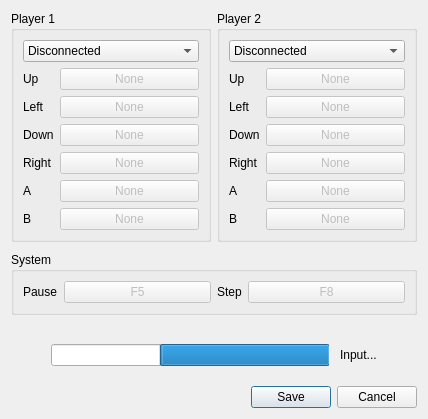
<?xml version="1.0" encoding="UTF-8"?>
<ui version="4.0">
 <class>SettingsInputsWindow</class>
 <widget class="QDialog" name="SettingsInputsWindow">
  <property name="enabled">
   <bool>true</bool>
  </property>
  <property name="geometry">
   <rect>
    <x>0</x>
    <y>0</y>
    <width>428</width>
    <height>419</height>
   </rect>
  </property>
  <property name="windowTitle">
   <string>Dialog</string>
  </property>
  <layout class="QVBoxLayout" name="verticalLayout_3">
   <item>
    <layout class="QHBoxLayout" name="mainLayout">
     <item>
      <widget class="QGroupBox" name="groupBox_player1">
       <property name="title">
        <string>Player 1</string>
       </property>
       <layout class="QVBoxLayout" name="verticalLayout_2">
        <item>
         <widget class="QComboBox" name="comboBox_Player1">
          <item>
           <property name="text">
            <string>Disconnected</string>
           </property>
          </item>
          <item>
           <property name="text">
            <string>Keyboard</string>
           </property>
          </item>
         </widget>
        </item>
        <item>
         <layout class="QFormLayout" name="formLayout">
          <item row="0" column="0">
           <widget class="QLabel" name="label_9">
            <property name="text">
             <string>Up</string>
            </property>
           </widget>
          </item>
          <item row="1" column="0">
           <widget class="QLabel" name="label_10">
            <property name="text">
             <string>Left</string>
            </property>
           </widget>
          </item>
          <item row="1" column="1">
           <widget class="QPushButton" name="pushButton_Left_Player1">
            <property name="enabled">
             <bool>false</bool>
            </property>
            <property name="text">
             <string>None</string>
            </property>
           </widget>
          </item>
          <item row="3" column="0">
           <widget class="QLabel" name="label_12">
            <property name="text">
             <string>Right</string>
            </property>
           </widget>
          </item>
          <item row="4" column="0">
           <widget class="QLabel" name="label_7">
            <property name="text">
             <string>A</string>
            </property>
           </widget>
          </item>
          <item row="5" column="0">
           <widget class="QLabel" name="label_11">
            <property name="text">
             <string>B</string>
            </property>
           </widget>
          </item>
          <item row="3" column="1">
           <widget class="QPushButton" name="pushButton_Right_Player1">
            <property name="enabled">
             <bool>false</bool>
            </property>
            <property name="text">
             <string>None</string>
            </property>
           </widget>
          </item>
          <item row="4" column="1">
           <widget class="QPushButton" name="pushButton_A_Player1">
            <property name="enabled">
             <bool>false</bool>
            </property>
            <property name="text">
             <string>None</string>
            </property>
           </widget>
          </item>
          <item row="5" column="1">
           <widget class="QPushButton" name="pushButton_B_Player1">
            <property name="enabled">
             <bool>false</bool>
            </property>
            <property name="text">
             <string>None</string>
            </property>
           </widget>
          </item>
          <item row="2" column="0">
           <widget class="QLabel" name="label_8">
            <property name="text">
             <string>Down</string>
            </property>
           </widget>
          </item>
          <item row="2" column="1">
           <widget class="QPushButton" name="pushButton_Down_Player1">
            <property name="enabled">
             <bool>false</bool>
            </property>
            <property name="text">
             <string>None</string>
            </property>
           </widget>
          </item>
          <item row="0" column="1">
           <widget class="QPushButton" name="pushButton_Up_Player1">
            <property name="enabled">
             <bool>false</bool>
            </property>
            <property name="text">
             <string>None</string>
            </property>
           </widget>
          </item>
         </layout>
        </item>
       </layout>
      </widget>
     </item>
     <item>
      <widget class="QGroupBox" name="groupBox_player2">
       <property name="enabled">
        <bool>true</bool>
       </property>
       <property name="title">
        <string>Player 2</string>
       </property>
       <layout class="QVBoxLayout" name="verticalLayout">
        <item>
         <widget class="QComboBox" name="comboBox_Player2">
          <item>
           <property name="text">
            <string>Disconnected</string>
           </property>
          </item>
          <item>
           <property name="text">
            <string>Keyboard</string>
           </property>
          </item>
         </widget>
        </item>
        <item>
         <layout class="QFormLayout" name="formLayout_2">
          <item row="0" column="0">
           <widget class="QLabel" name="label">
            <property name="text">
             <string>Up</string>
            </property>
           </widget>
          </item>
          <item row="0" column="1">
           <widget class="QPushButton" name="pushButton_Up_Player2">
            <property name="enabled">
             <bool>false</bool>
            </property>
            <property name="text">
             <string>None</string>
            </property>
           </widget>
          </item>
          <item row="1" column="0">
           <widget class="QLabel" name="label_2">
            <property name="text">
             <string>Left</string>
            </property>
           </widget>
          </item>
          <item row="1" column="1">
           <widget class="QPushButton" name="pushButton_Left_Player2">
            <property name="enabled">
             <bool>false</bool>
            </property>
            <property name="text">
             <string>None</string>
            </property>
           </widget>
          </item>
          <item row="2" column="0">
           <widget class="QLabel" name="label_4">
            <property name="text">
             <string>Down</string>
            </property>
           </widget>
          </item>
          <item row="2" column="1">
           <widget class="QPushButton" name="pushButton_Down_Player2">
            <property name="enabled">
             <bool>false</bool>
            </property>
            <property name="text">
             <string>None</string>
            </property>
           </widget>
          </item>
          <item row="3" column="0">
           <widget class="QLabel" name="label_3">
            <property name="text">
             <string>Right</string>
            </property>
           </widget>
          </item>
          <item row="3" column="1">
           <widget class="QPushButton" name="pushButton_Right_Player2">
            <property name="enabled">
             <bool>false</bool>
            </property>
            <property name="text">
             <string>None</string>
            </property>
           </widget>
          </item>
          <item row="4" column="0">
           <widget class="QLabel" name="label_6">
            <property name="text">
             <string>A</string>
            </property>
           </widget>
          </item>
          <item row="4" column="1">
           <widget class="QPushButton" name="pushButton_A_Player2">
            <property name="enabled">
             <bool>false</bool>
            </property>
            <property name="text">
             <string>None</string>
            </property>
           </widget>
          </item>
          <item row="5" column="0">
           <widget class="QLabel" name="label_5">
            <property name="text">
             <string>B</string>
            </property>
           </widget>
          </item>
          <item row="5" column="1">
           <widget class="QPushButton" name="pushButton_B_Player2">
            <property name="enabled">
             <bool>false</bool>
            </property>
            <property name="text">
             <string>None</string>
            </property>
           </widget>
          </item>
         </layout>
        </item>
       </layout>
      </widget>
     </item>
    </layout>
   </item>
   <item>
    <spacer name="verticalSpacer_3">
     <property name="orientation">
      <enum>Qt::Vertical</enum>
     </property>
     <property name="sizeType">
      <enum>QSizePolicy::Preferred</enum>
     </property>
     <property name="sizeHint" stdset="0">
      <size>
       <width>20</width>
       <height>20</height>
      </size>
     </property>
    </spacer>
   </item>
   <item>
    <widget class="QGroupBox" name="groupBox">
     <property name="enabled">
      <bool>true</bool>
     </property>
     <property name="sizePolicy">
      <sizepolicy hsizetype="Preferred" vsizetype="Preferred">
       <horstretch>0</horstretch>
       <verstretch>0</verstretch>
      </sizepolicy>
     </property>
     <property name="title">
      <string>System</string>
     </property>
     <layout class="QVBoxLayout" name="verticalLayout_4">
      <item>
       <layout class="QHBoxLayout" name="horizontalLayout">
        <item>
         <layout class="QFormLayout" name="formLayout_4">
          <item row="0" column="0">
           <widget class="QLabel" name="label_13">
            <property name="text">
             <string>Pause</string>
            </property>
           </widget>
          </item>
          <item row="0" column="1">
           <widget class="QPushButton" name="pushButton">
            <property name="enabled">
             <bool>false</bool>
            </property>
            <property name="text">
             <string>F5</string>
            </property>
           </widget>
          </item>
         </layout>
        </item>
        <item>
         <layout class="QFormLayout" name="formLayout_3">
          <item row="0" column="0">
           <widget class="QLabel" name="label_14">
            <property name="text">
             <string>Step</string>
            </property>
           </widget>
          </item>
          <item row="0" column="1">
           <widget class="QPushButton" name="pushButton_2">
            <property name="enabled">
             <bool>false</bool>
            </property>
            <property name="text">
             <string>F8</string>
            </property>
           </widget>
          </item>
         </layout>
        </item>
       </layout>
      </item>
     </layout>
    </widget>
   </item>
   <item>
    <spacer name="verticalSpacer">
     <property name="orientation">
      <enum>Qt::Vertical</enum>
     </property>
     <property name="sizeType">
      <enum>QSizePolicy::Expanding</enum>
     </property>
     <property name="sizeHint" stdset="0">
      <size>
       <width>20</width>
       <height>40</height>
      </size>
     </property>
    </spacer>
   </item>
   <item>
    <layout class="QHBoxLayout" name="layout_captureInfos">
     <item>
      <spacer name="horizontalSpacer_2">
       <property name="orientation">
        <enum>Qt::Horizontal</enum>
       </property>
       <property name="sizeHint" stdset="0">
        <size>
         <width>40</width>
         <height>20</height>
        </size>
       </property>
      </spacer>
     </item>
     <item>
      <widget class="QProgressBar" name="progressBar_capture">
       <property name="sizePolicy">
        <sizepolicy hsizetype="Expanding" vsizetype="Fixed">
         <horstretch>1</horstretch>
         <verstretch>0</verstretch>
        </sizepolicy>
       </property>
       <property name="autoFillBackground">
        <bool>false</bool>
       </property>
       <property name="maximum">
        <number>100</number>
       </property>
       <property name="value">
        <number>60</number>
       </property>
       <property name="textVisible">
        <bool>false</bool>
       </property>
       <property name="invertedAppearance">
        <bool>true</bool>
       </property>
      </widget>
     </item>
     <item>
      <spacer name="horizontalSpacer_3">
       <property name="orientation">
        <enum>Qt::Horizontal</enum>
       </property>
       <property name="sizeType">
        <enum>QSizePolicy::Maximum</enum>
       </property>
       <property name="sizeHint" stdset="0">
        <size>
         <width>5</width>
         <height>5</height>
        </size>
       </property>
      </spacer>
     </item>
     <item>
      <widget class="QLabel" name="label_capture">
       <property name="enabled">
        <bool>true</bool>
       </property>
       <property name="sizePolicy">
        <sizepolicy hsizetype="Preferred" vsizetype="Preferred">
         <horstretch>0</horstretch>
         <verstretch>0</verstretch>
        </sizepolicy>
       </property>
       <property name="text">
        <string>Input...</string>
       </property>
      </widget>
     </item>
     <item>
      <spacer name="horizontalSpacer">
       <property name="orientation">
        <enum>Qt::Horizontal</enum>
       </property>
       <property name="sizeHint" stdset="0">
        <size>
         <width>40</width>
         <height>20</height>
        </size>
       </property>
      </spacer>
     </item>
    </layout>
   </item>
   <item>
    <spacer name="verticalSpacer_2">
     <property name="orientation">
      <enum>Qt::Vertical</enum>
     </property>
     <property name="sizeType">
      <enum>QSizePolicy::Preferred</enum>
     </property>
     <property name="sizeHint" stdset="0">
      <size>
       <width>20</width>
       <height>30</height>
      </size>
     </property>
    </spacer>
   </item>
   <item>
    <widget class="QDialogButtonBox" name="buttonBox">
     <property name="orientation">
      <enum>Qt::Horizontal</enum>
     </property>
     <property name="standardButtons">
      <set>QDialogButtonBox::Cancel|QDialogButtonBox::Save</set>
     </property>
    </widget>
   </item>
  </layout>
 </widget>
 <tabstops>
  <tabstop>comboBox_Player1</tabstop>
  <tabstop>pushButton_Up_Player1</tabstop>
  <tabstop>pushButton_Left_Player1</tabstop>
  <tabstop>pushButton_Down_Player1</tabstop>
  <tabstop>pushButton_Right_Player1</tabstop>
  <tabstop>pushButton_A_Player1</tabstop>
  <tabstop>pushButton_B_Player1</tabstop>
  <tabstop>comboBox_Player2</tabstop>
  <tabstop>pushButton_Up_Player2</tabstop>
  <tabstop>pushButton_Left_Player2</tabstop>
  <tabstop>pushButton_Down_Player2</tabstop>
  <tabstop>pushButton_Right_Player2</tabstop>
  <tabstop>pushButton_A_Player2</tabstop>
  <tabstop>pushButton_B_Player2</tabstop>
 </tabstops>
 <resources/>
 <connections>
  <connection>
   <sender>buttonBox</sender>
   <signal>accepted()</signal>
   <receiver>SettingsInputsWindow</receiver>
   <slot>accept()</slot>
   <hints>
    <hint type="sourcelabel">
     <x>257</x>
     <y>336</y>
    </hint>
    <hint type="destinationlabel">
     <x>157</x>
     <y>274</y>
    </hint>
   </hints>
  </connection>
  <connection>
   <sender>buttonBox</sender>
   <signal>rejected()</signal>
   <receiver>SettingsInputsWindow</receiver>
   <slot>reject()</slot>
   <hints>
    <hint type="sourcelabel">
     <x>325</x>
     <y>336</y>
    </hint>
    <hint type="destinationlabel">
     <x>286</x>
     <y>274</y>
    </hint>
   </hints>
  </connection>
 </connections>
</ui>
